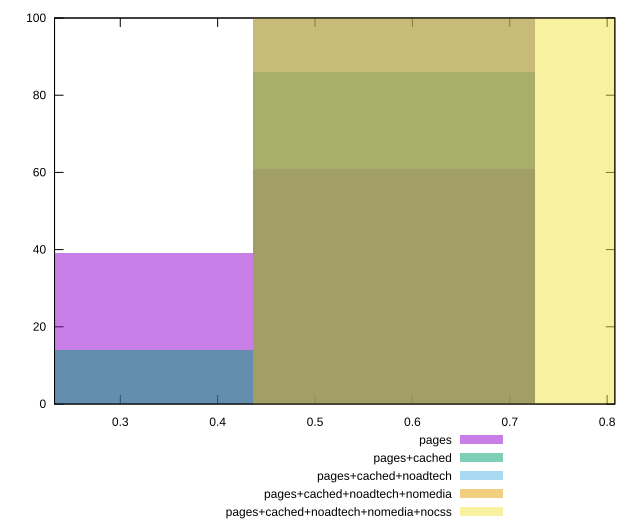

This chart was generated by the following gnuplot code:
reset

$pages <<EOF
0.2905618259131224 39
0.5811236518262448 61
EOF

$pagesCached <<EOF
0.2905618259131224 14
0.5811236518262448 86
EOF

$pagesCachedNoadtech <<EOF
0.5811236518262448 100
EOF

$pagesCachedNoadtechNomedia <<EOF
0.5811236518262448 100
EOF

$pagesCachedNoadtechNomediaNocss <<EOF
0.8716854777393672 100
EOF

set key outside below
set boxwidth 0.2905618259131224
set xrange [0.23248708341024593:0.8078976730143735]
set yrange [0:100]
set trange [0:100]
set style fill transparent solid 0.5 noborder
set terminal svg size 640, 530 enhanced background rgb 'white'
set output "report_00019_2021-02-10T18-14-37.922Z//meta/pScore/comparison/histogram/all_raw.svg"

plot $pages title "pages" with boxes, \
     $pagesCached title "pages+cached" with boxes, \
     $pagesCachedNoadtech title "pages+cached+noadtech" with boxes, \
     $pagesCachedNoadtechNomedia title "pages+cached+noadtech+nomedia" with boxes, \
     $pagesCachedNoadtechNomediaNocss title "pages+cached+noadtech+nomedia+nocss" with boxes

reset
